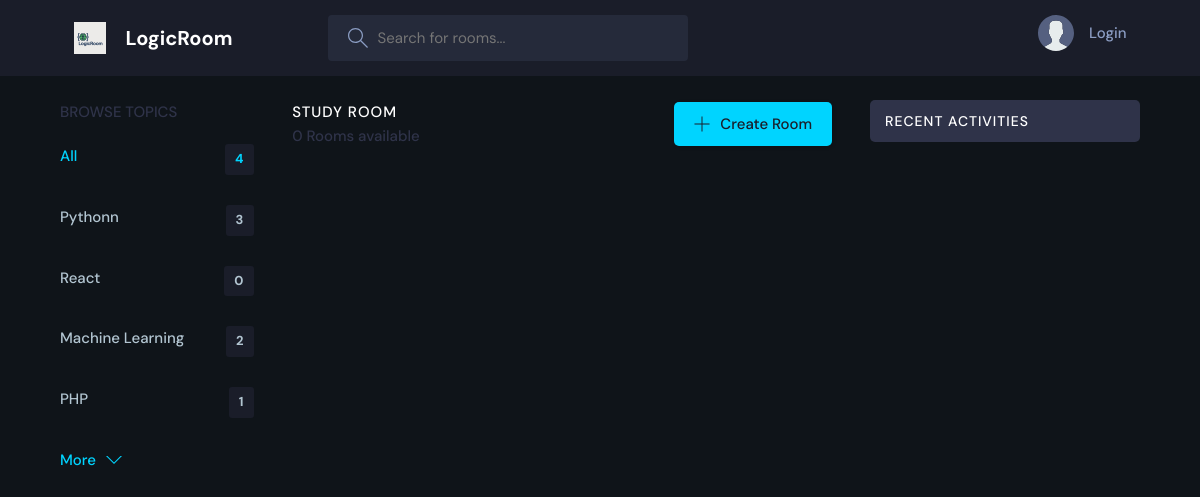
The page /?q=MERN on the database as committed earlier.
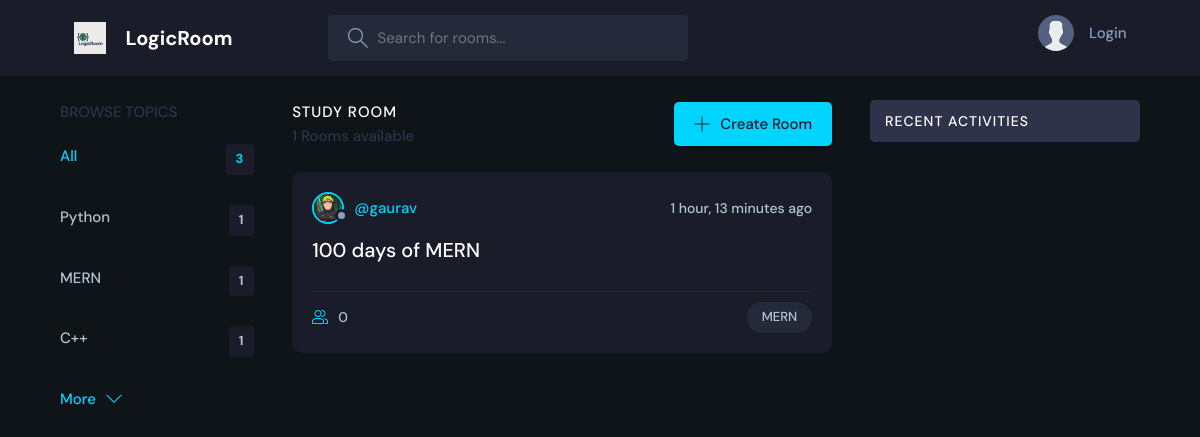
The same page on the database as committed later.
### base/models.py (models this page shows, shortened)
class Topic(models.Model):
  name = models.CharField(max_length=200)

class Room(models.Model):
  host = models.ForeignKey(User, on_delete= models.SET_NULL,null=True)
  topic = models.ForeignKey(Topic, on_delete= models.SET_NULL,null=True)
  participants = models.ManyToManyField(User,related_name='participants',blank=True)
  name = models.CharField(max_length=200)
  description = models.TextField(null= True, blank= True)
  updated = models.DateTimeField(auto_now= True)
  created = models.DateTimeField(auto_now_add=True)
  class Meta:
    ordering = ['-updated','-created']

class User(AbstractUser):
  name = models.CharField(max_length=200, null=True)
  email = models.EmailField(unique = True,null=True)
  bio = models.TextField(null=True)
  avatar = models.ImageField(null=True, default="avatar.svg")
  USERNAME_FIELD = 'email'
  REQUIRED_FIELDS = []

### base/views.py (the view)
# urls.py: path('',views.home,name='home'),
def home(request):
  q = request.GET.get('q') if request.GET.get('q') != None else ''
  rooms = Room.objects.filter(
  Q(topic__name__icontains = q) |
  Q(name__icontains = q) |
  Q(description__icontains = q))
  topics = Topic.objects.all()[0:5]
  room_count = rooms.count()
  room_messagess = Message.objects.filter(Q(room__topic__name__icontains = q))
  context = {'rooms':rooms,'topics':topics,
  'room_count':room_count,'room_messagess':room_messagess}
  return render(request,'base/home.html',context)

### base/templates/base/home.html (shortened to what this page needs)
{%extends 'main.html'%} {%block content%}
<main class="layout layout--3">
  <div class="container">
    {%include 'base/topics_components.html'%}
    <div class="roomList">
      <div class="roomList__header">
        <div>
          <h2>Study Room</h2>
          <p>{{room_count}} Rooms available</p>
        </div>
        <a class="btn btn--main" href="{%url 'create-room'%}">
          <svg
            version="1.1"
            xmlns="http://www.w3.org/2000/svg"
            width="32"
            height="32"
            viewBox="0 0 32 32"
          >
            <title>add</title>
            <path
              d="M16.943 0.943h-1.885v14.115h-14.115v1.885h14.115v14.115h1.885v-14.115h14.115v-1.885h-14.115v-14.115z"
            ></path>
          </svg>
          Create Room
        </a>
      </div>
      {%include 'base/feed_component.html'%}
    </div>
    {%include 'base/activity_component.html'%}
  </div>
</main>
{%endblock%}

### templates/main.html (shortened to what this page needs)
<!DOCTYPE html>
{%load static%}
<html lang="en">
  <head>
    <link rel="stylesheet" href="{% static 'styles/style.css'%}" />
  </head>
  <body>
    {%include 'navbar.html'%}  {%block content%} {%endblock%}
  </body>
</html>

### templates/navbar.html (shortened to what this page needs)
{%load static%}
<header class="header header--loggedIn">
  <div class="container">
    <a href="{%url 'home'%}" class="header__logo">
      <img src="{%static 'images/logo.png'%}" />
      <h1>LogicRoom</h1>
    </a>
    <form class="header__search" method="GET" action="{%url 'home'%}">
      <label>
        <input name="q" placeholder="Search for rooms..." />
      </label>
    </form>
    <nav class="header__menu">
      {%if request.user.is_authenticated%}
      <div class="header__user">
        <a href="{% url 'update-user'%}">
          <div class="avatar avatar--medium active">
            <img src="{{request.user.avatar.url}}" />
          </div>
          <p>
            {{request.user.username}}<span>@{{request.user.username}}</span>
          </p>
        </a>
        <button class="dropdown-button">
          <svg
            version="1.1"
            xmlns="http://www.w3.org/2000/svg"
            width="32"
            height="32"
            viewBox="0 0 32 32"
          >
            <title>chevron-down</title>
            <path d="M16 21l-13-13h-3l16 16 16-16h-3l-13 13z"></path>
          </svg>
        </button>
      </div>
      {%else%}
      <a href="{%url 'login'%}">
        <img src="{%static 'images/avatar.svg'%}" />
        <p>Login</p>
      </a>
      {%endif%}
    </nav>
  </div>
</header>

### base/templates/base/topics_components.html
<div class="topics">
  <div class="topics__header">
    <h2>Browse Topics</h2>
  </div>
  <ul class="topics__list">
    <li>
      <a href="{%url 'home'%}" class="active"
        >All <span>{{topics.count}}</span></a
      >
    </li>
    {%for topic in topics%}
    <li>
      <a href="{%url 'home'%}?q={{topic.name}}"
        >{{topic.name}}<span>{{topic.room_set.all.count}}</span></a
      >
    </li>
    {%endfor%}
  </ul>
  <a class="btn btn--link" href="{% url 'topics'%}">
    More
    <svg
      version="1.1"
      xmlns="http://www.w3.org/2000/svg"
      width="32"
      height="32"
      viewBox="0 0 32 32"
    >
      <title>chevron-down</title>
      <path d="M16 21l-13-13h-3l16 16 16-16h-3l-13 13z"></path>
    </svg>
  </a>
</div>

### base/templates/base/feed_component.html (shortened to what this page needs)
{%for room in rooms%}
<div class="roomListRoom">
  <div class="roomListRoom__header">
    <a href="{%url 'user-profile' room.host.id%}" class="roomListRoom__author">
      <div class="avatar avatar--small">
        <img src="{{room.host.avatar.url}}" />
      </div>
      <span>@{{room.host.username}}</span>
    </a>
    <div class="roomListRoom__actions">
      <span>{{room.created | timesince}} ago</span>
    </div>
  </div>
  <div class="roomListRoom__content">
    <a href="{% url 'room' room.id%}">{{room.name}}</a>
  </div>
  <div class="roomListRoom__meta">
    <a href="{% url 'room' room.id%}" class="roomListRoom__joined">
      {{room.participants.all.count}}
    </a>
    <p class="roomListRoom__topic">{{room.topic.name}}</p>
  </div>
</div>
{%endfor%}

### base/templates/base/activity_component.html (shortened to what this page needs)
<div class="activities">
  <div class="activities__header">
    <h2>Recent Activities</h2>
  </div>
</div>

Rows that differ between the two databases and show on the page:
removed Topic: name "PHP", room_set.all.count "1"
changed Topic: name "Pythonn" → "Python"; room_set.all.count "3" → "1"
changed Topic: name "React" → "MERN"; room_set.all.count "0" → "1"
changed Topic (number 3 of 3 on the later page): name "Machine Learning" → "C++"; room_set.all.count "2" → "1"
now on this page (row edited): Room: host.avatar (picture), host.username "gaurav", created "1 hour, 13 minutes", name "100 days of MERN", participants.all.count "0", topic.name "MERN"
Other text that changed with them:
{{ topics.count }}: "4" → "3"
{{ room_count }}: "0" → "1"
